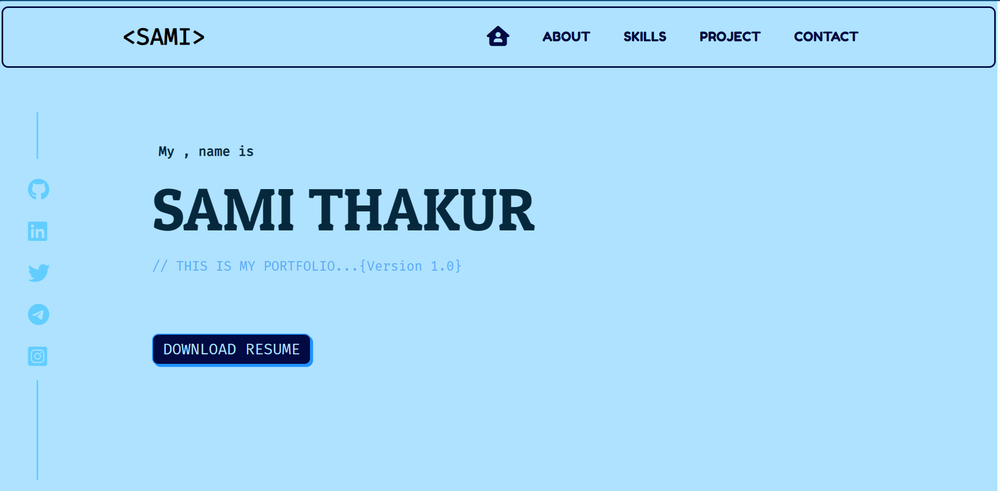
#> input picture Basic/old.png, 1000 x 491 px, shrunk from 1887 x 927 before the run
$ python '5_(thresh).py'
#> lines starting #> are read from the running program, lines starting #| are printed output that depends on the picture; after the words box and inside, x2 and y2 are one past the last pixel; in counts of white or black regions, pixels touching at a corner belong together
import cv2 as cv

img = cv.imread('old.png')
#> img is the input picture: shape (491, 1000, 3); mean B, G, R 247.7, 218.3, 167.2
# cv.imshow('Cats', img)

gray = cv.cvtColor(img, cv.COLOR_BGR2GRAY)
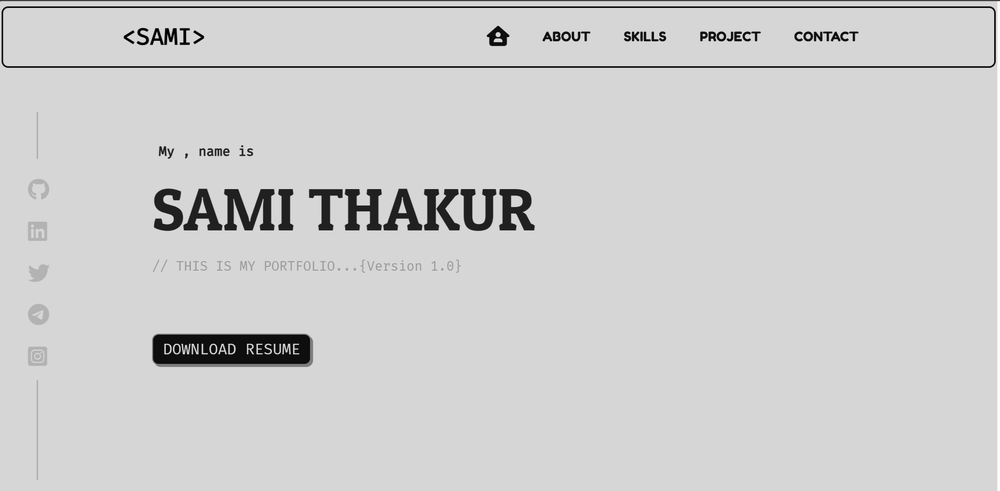
#> gray: shape (491, 1000); min 0, max 255, mean 206.6
cv.imshow('Gray', gray)

canny = cv.Canny(gray, 125, 175)
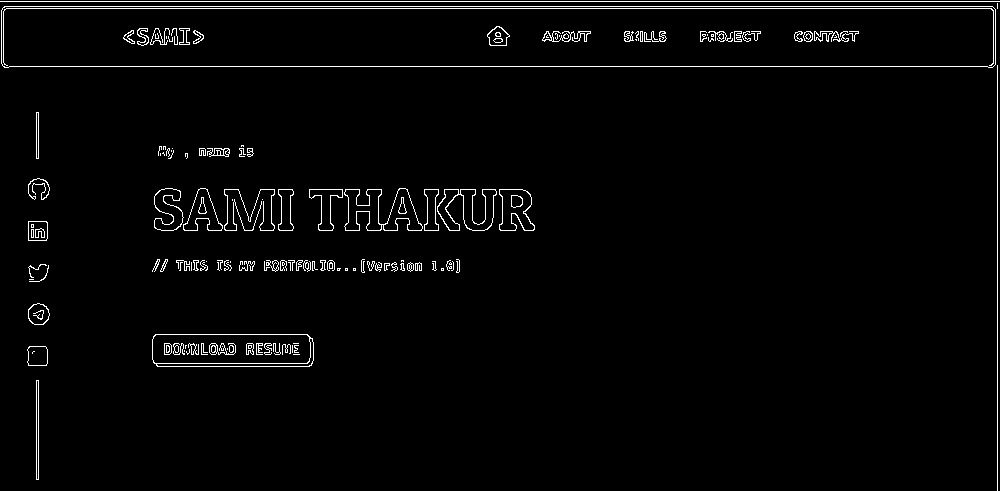
#> canny: shape (491, 1000); 2.4% white in thin lines or dots
# cv.imshow('Canny Edges', canny)

# Simple Thresholding
threshold, thresh = cv.threshold(gray, 150, 255, cv.THRESH_BINARY )
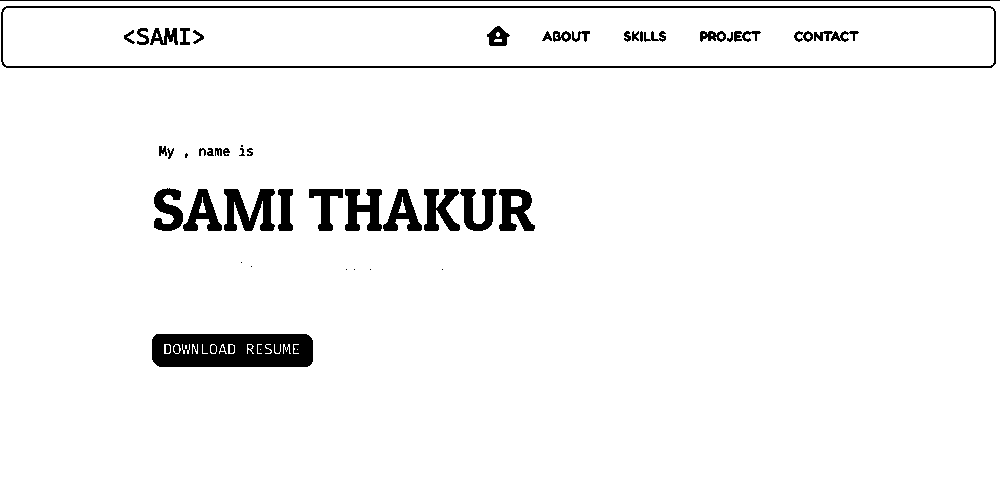
#> thresh: shape (491, 1000); 95.7% white; 51 black regions (8 under 20 px), largest, box (x1, y1, x2, y2) and area: (152, 334, 313, 367) 4821, (1, 6, 996, 68) 4188, (224, 189, 275, 231) 1294
# threshold is the threshold value
# thresh is the thresholded image
# (src, min value, max value, threshold type)
# if pixel is less than threshold value, then it is white and if it is greater than threshold value, then it is black
# cv.imshow('Simple Thresholded', thresh)

threshold, thresh_inv = cv.threshold(gray, 150, 255, cv.THRESH_BINARY_INV )
# in this case, if pixel is less than threshold value, then it is black and if it is greater than threshold value, then it is white
# cv.imshow('Simple Thresholded Inverse', thresh_inv)

# Adaptive Thresholding
adaptive_thresh = cv.adaptiveThreshold(gray, 255, cv.ADAPTIVE_THRESH_GAUSSIAN_C, cv.THRESH_BINARY_INV, 11, 9)
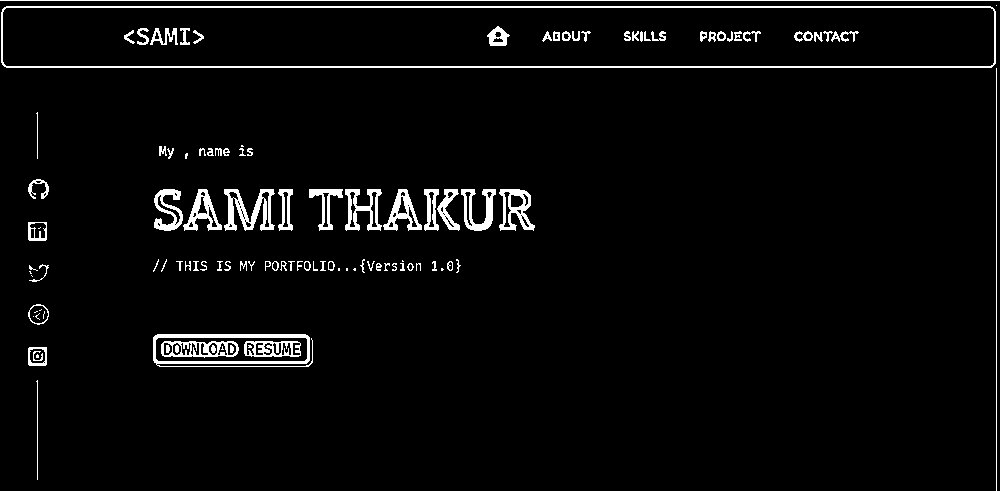
#> adaptive_thresh: shape (491, 1000); 3.8% white; 115 white regions (23 under 20 px), largest, box (x1, y1, x2, y2) and area: (1, 6, 996, 68) 4189, (153, 334, 313, 367) 1411, (224, 189, 275, 231) 1018
# in this case, the threshold value is not fixed, it is calculated for smaller regions
cv.imshow('Adaptive Thresholding', adaptive_thresh)

cv.waitKey(0)
